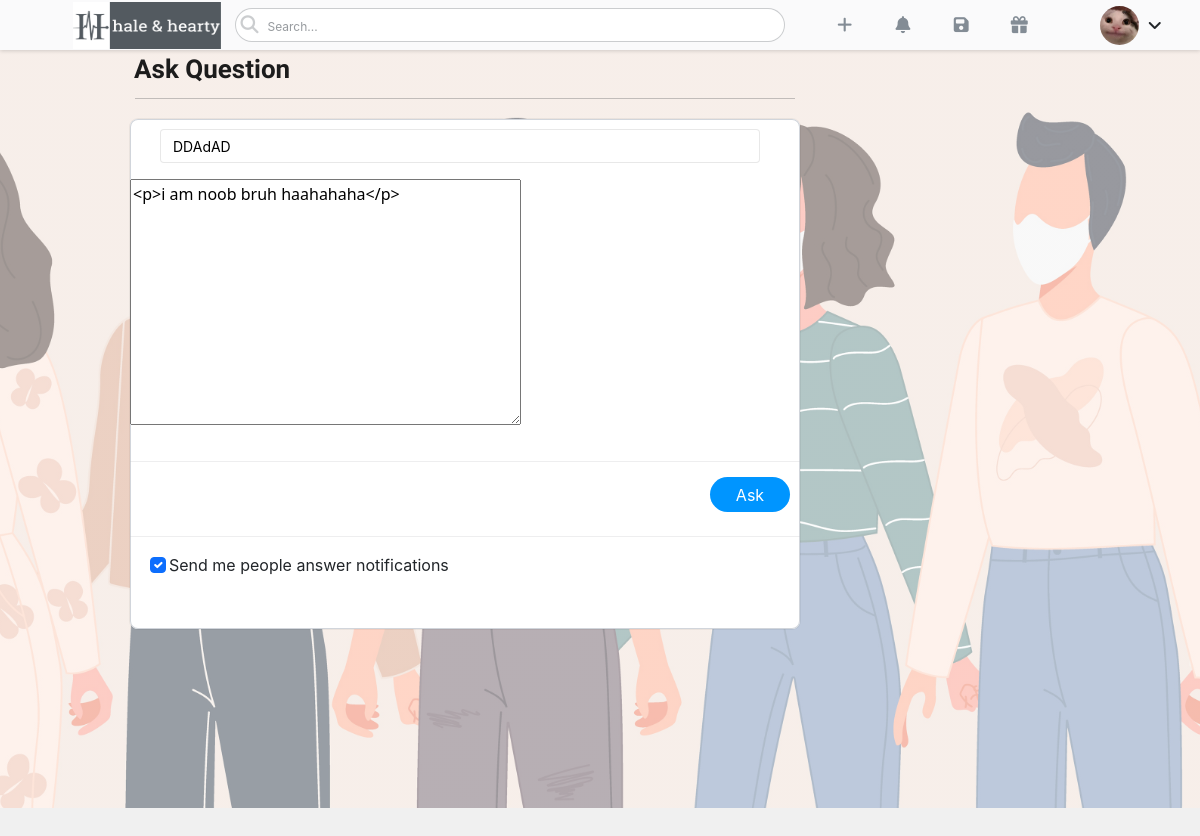
/posts/1/update/ (signed in), run on an earlier commit of the app's database.
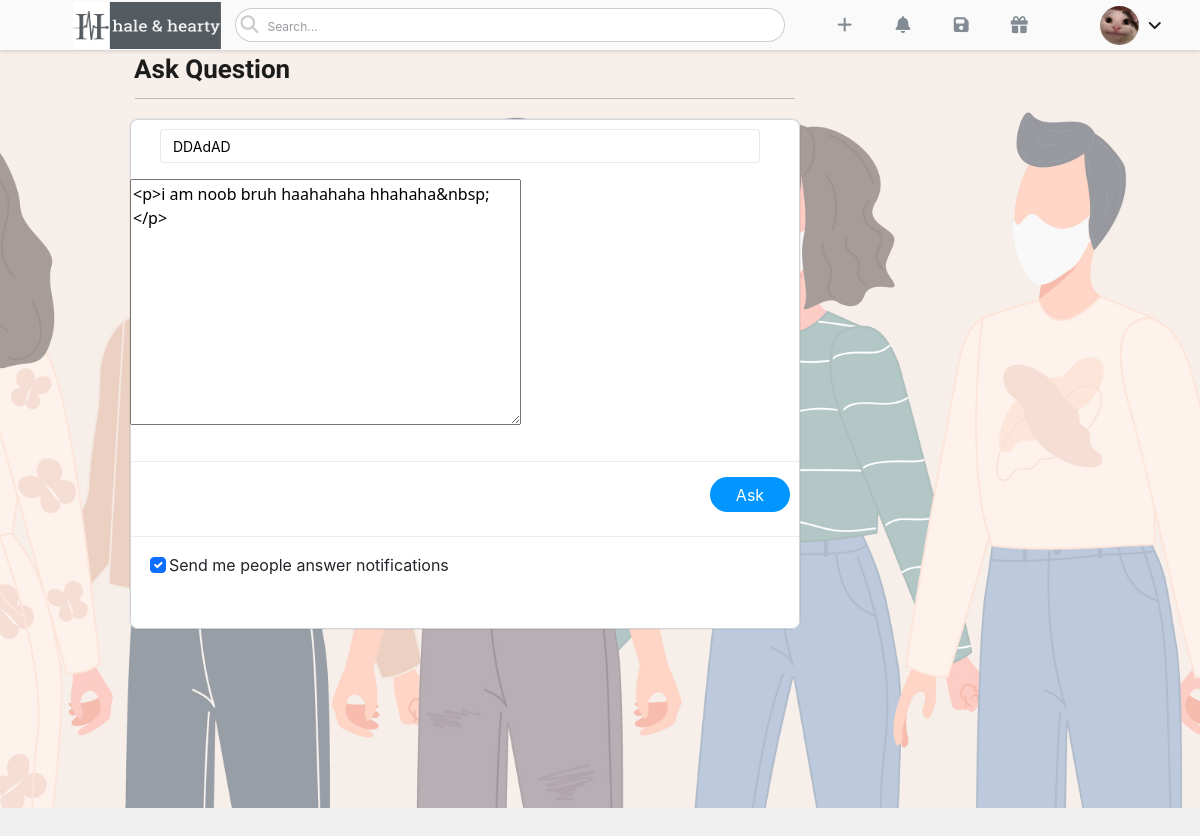
And on a later commit of the database.
### main/models.py (models this page shows, shortened)
class Profile(models.Model):
    user = models.OneToOneField(User,on_delete=models.CASCADE)
    image = models.ImageField(default="default.PNG",upload_to = "profile_pics")
    about = models.TextField(default="I am nerd")
    location = models.CharField(max_length=100)
    usercreated = models.DateTimeField(default=now)
    followers = models.ManyToManyField(User,blank=True,related_name="followers")
    coins = models.IntegerField(default=0)

class Post(models.Model):
    author = models.ForeignKey(User,on_delete=models.CASCADE)
    title = models.CharField(max_length=150)
    body = RichTextField(blank = True,null = True)
    created = models.DateTimeField(default=now)
    favourite = models.ManyToManyField(User,related_name="favourite",blank = True)

### main/views.py (the view, shortened to what this page needs)
# urls.py: path('posts/<int:pk>/update/',PostUpdateView.as_view(),name = "post_update"),
class PostUpdateView(LoginRequiredMixin,UserPassesTestMixin,UpdateView):
    model = Post
    fields = ["title","body"]
    template_name = "askquestion.html"
    success_url = reverse_lazy("home")
    def test_func(self):
        post = self.get_object()
        if self.request.user == post.author:
            return True
        return False

### templates/askquestion.html (shortened to what this page needs)
{% load static %}
<!DOCTYPE html>
<html lang="en">
<head>
    <link href="https://cdn.jsdelivr.net/npm/bootstrap@5.1.0/dist/css/bootstrap.min.css" rel="stylesheet">
    <link rel="stylesheet" href="{% static 'css/home.css' %}">
</head>
<body style="background-color: rgba(165, 165, 165, 0.164);">
    <header class="navbarr">
        <div class="logo">
            <a href="{% url 'home' %}"><img src="{% static 'images/logoboi.PNG' %}" class="mylogogpbrr" alt="" width="148px" height="47px" style="cursor: pointer;position: relative;left: 30px;"></a>
        </div>
        <div class="searchdiv">
            <i class="fas fa-search"></i>
            <input type="search" class="searchh" placeholder="Search...">
        </div>
        <div class="iconsdivuser">
            <a href="{% url 'ask_question' %}"><i class="fas fa-plus" data-bs-toggle="tooltip" title = "Ask Questions"></i></a>
            <a href="{% url 'notifications' %}"><i class="fas fa-bell" data-bs-toggle="tooltip" title="Notifications"></i></a>
            <a href="{% url 'saveposts' %}"><i class="fas fa-save" data-bs-toggle="tooltip" title = "Saved Posts"></i></a>
            <a href="{% url 'reddemcoins' %}"><i class="fas fa-gift" data-bs-toggle="tooltip" title = "Redeem Coins"></i></a>
        </div>
        <div class="userdiv">
            <img src="{{user.profile.image.url}}" data-bs-toggle="tooltip" title = "{{request.user}}" width="39px" height="39px" class="userprofilebruh">
            <i class="fas fa-angle-down" onclick="usernav()"></i>
        </div>
    </header>
    <div style="background: linear-gradient(rgba(255,255,255,.5), rgba(255,255,255,.5)), url('../media/profile_pics/behindstuff.jpg');
    height: 105vh;
    background-size: cover;
    position: relative;
    bottom: 32px;
    background-position: center;">
    <p class="askquestionabovetext" style="position: relative;top: 90px;">Ask Question</p>
    <hr style="position: relative;top: 80px;width: 660px;left: 135px;">
    <div class="postcreatedivhaha">
        <form action="" method="POST">
            {{form.as_p}}
            <hr class="belowtextstuff">
            <button type="submit" class="postaskbutton" id = "askbutton">Ask</button>
            <hr class="belowaskbutton">
            <div class="form-check">
                <input class="form-check-input" type="checkbox" value="" id="flexCheckDefault" checked>
                <label class="form-check-label" for="flexCheckDefault">
                  Send me people answer notifications
                </label>
            </div>
        </form>
    </div>
    </div>
</body>
</html>

### main/static/css/home.css (style rules this page uses)
.navbarr { height: 50px; width: 100%; background-color: #fafafb; position: fixed; top: 0; left: 0; z-index: 5050; box-shadow: rgba(0, 0, 0, 0.16) 0px 1px 4px; display: flex; align-items: center; justify-content: space-evenly; }
a { color: #282829; text-decoration: none; }
.searchdiv { display: flex; align-items: center; width: 550px; border-radius: 999px; height: 34px; outline: none; border: 1px solid #535a604d; background-color: white; font-family: -apple-system, BlinkMacSystemFont, 'Segoe UI', Roboto, Oxygen, Ubuntu, Cantarell, 'Open Sans', 'Helvetica Neue', sans-serif; }
.searchdiv i { color: #535a604d; cursor: pointer; margin-left: 5px; font-size: 18px; }
.searchh { flex: 0.9; border: none; outline: none; height: 31px; padding-left: 9px; font-size: 15px; }
.searchh::placeholder { color: #535a609a; font-size: 12px; }
.form-check-input { position: relative; left: 20px; cursor: pointer; }
.iconsdivuser i { font-size: 17px; color: #838c95; cursor: pointer; margin-right: 20px; width: 34px; height: 50px; line-height: 50px; text-align: center; }
.userdiv i { cursor: pointer; position: relative; left: 5px; top: 2px; }
.postcreatedivhaha label { display: none; }
.askquestionabovetext { font-size: 26px; font-family: 'Source Sans Pro'; width: 600px; height: 34px; font-weight: bolder; line-height: 22px; color: #1c1c1c; position: relative; top: 80px; left: 134px; }
.postcreatedivhaha { width: 670px; height: 510px; border-radius: 8px; margin-top: 100px; margin-left: 130px; background-color: white; box-shadow: rgba(0, 0, 0, 0.05) 0px 0px 0px 1px, rgb(209, 213, 219) 0px 0px 0px 1px inset; }
.postcreatedivhaha .postaskbutton { border: transparent; background-color: #0095ff; color: white !important; height: 35px; width: 80px; border-radius: 1000px; cursor: pointer; font-family: -apple-system, BlinkMacSystemFont, 'Segoe UI', Roboto, Oxygen, Ubuntu, Cantarell, 'Open Sans', 'Helvetica Neue', sans-serif; opacity: 1; margin-top: 13px; position: relative; left: 580px; }
.postcreatedivhaha .belowaskbutton { border: 0; border-top: 1px solid #bdbfc0; position: relative; top: 8px; }
.postcreatedivhaha .belowtextstuff { border: 0; border-top: 1px solid #bdbfc0; position: relative; top: 14px; }
.postcreatedivhaha .form-check { position: relative; top: 8px; }
.postcreatedivhaha .form-check label { display: block; position: relative; left: 15px; font-family: -apple-system, BlinkMacSystemFont, 'Segoe UI', Roboto, Oxygen, Ubuntu, Cantarell, 'Open Sans', 'Helvetica Neue', sans-serif; }
.postcreatedivhaha #id_title { width: 600px; margin-top: 10px; margin-left: 30px; border: 1px solid rgba(128, 128, 128, 0.185); height: 32px; outline: none; font-family: -apple-system, BlinkMacSystemFont, 'Segoe UI', Roboto, Oxygen, Ubuntu, Cantarell, 'Open Sans', 'Helvetica Neue', sans-serif; font-size: 14px; line-height: 21px; font-weight: 400; border-radius: 4px; padding: 16px 12px; }
.userprofilebruh { border-radius: 100px; cursor: pointer; }
* { scrollbar-width: auto; scrollbar-color: #6b6b6b #ffffff; }

What changed in the data, as far as the page shows it:
changed Post "DDAdAD": body "<p>i am noob bruh haahahaha</p>" → "<p>i am noob bruh haahahaha hhahaha&nbsp;</p>"
